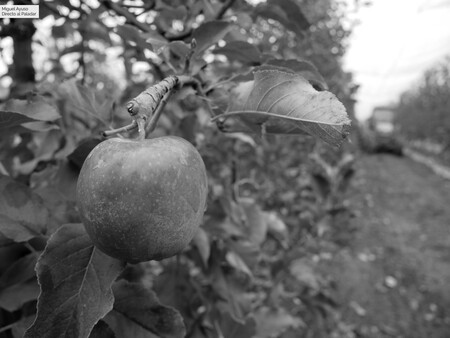
#> input picture expediente/evidencia_1.png, 450 x 338 px
$ python Mision1.py
#> lines starting #> are read from the running program, lines starting #| are printed output that depends on the picture
import cv2
import numpy as np

img = cv2.imread('./expediente/evidencia_1.png', cv2.IMREAD_GRAYSCALE)
#> img is the input picture: shape (338, 450); min 0, max 255, mean 107

lsb_imagen = cv2.bitwise_and(img, 1)
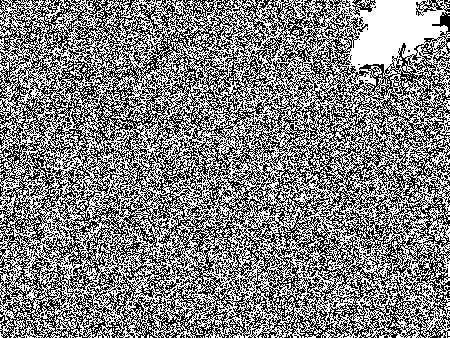
#> lsb_imagen: shape (338, 450); values 0 (black) and 1 (white), 51.2% white; black in thin lines or dots

mensaje_extraido = ''
byte_actual = ""

for bit in lsb_imagen.flatten():
    byte_actual += str(bit)
    if len(byte_actual) == 8:
        caracter = chr(int(byte_actual, 2))
        mensaje_extraido += caracter
        byte_actual = ""

        if mensaje_extraido.endswith("###FIN###"):
            break
#> this loop made 280 passes
#> (bit, caracter, mensaje_extraido) on passes 8, 16, 24, 32, 40, 48, 56: (1, 'O', 'O'), (0, 'P', 'OP'), (1, 'E', 'OPE'), (0, 'R', 'OPER'), (1, 'A', 'OPERA'), (1, 'C', 'OPERAC'), (1, 'I', 'OPERACI')
#> (caracter, mensaje_extraido) on passes 64, 72, 80, 88, 96, 104: ('O', 'OPERACIO'), ('N', 'OPERACION'), ('_', 'OPERACION_'), ('L', 'OPERACION_L'), ('E', 'OPERACION_LE'), ('C', 'OPERACION_LEC')

print("Mensaje extraído:", mensaje_extraido)
#| Mensaje extraído: OPERACION_LECHUZA_APROBADA###FIN###

$ run again, with expediente/evidencia_3_prueba.png copied over expediente/evidencia_1.png
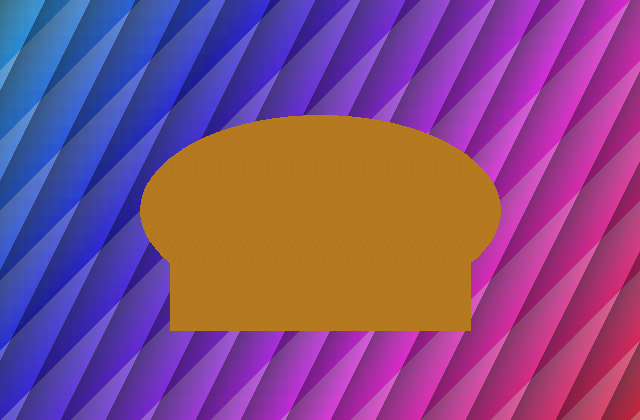
#> input picture expediente/evidencia_3_prueba.png, 640 x 420 px
#> `img = cv2.imread('./expediente/evidencia_1.png', cv2.IMREAD_GRAYSCALE)`:
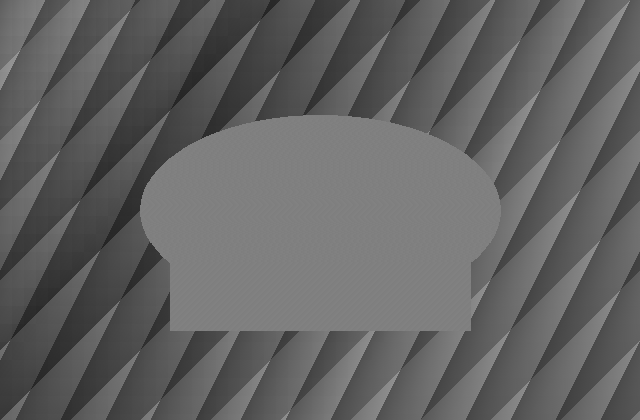
#> img: shape (420, 640); min 35, max 151, mean 98.4
#> `lsb_imagen = cv2.bitwise_and(img, 1)`:
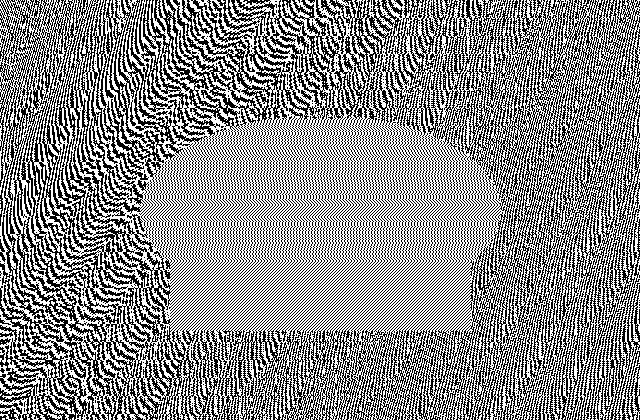
#> lsb_imagen: shape (420, 640); values 0 (black) and 1 (white), 54% white; black in thin lines or dots
#> the loop `for bit in lsb_imagen.flatten():` made 268800 passes
#> (bit, caracter, mensaje_extraido) on passes 8, 16, 24, 32, 40: (0, 'Z', 'Z'), (1, '¥', 'Z¥'), (1, 'U', 'Z¥U'), (0, '\\', 'Z¥U\\'), (0, '¦', 'Z¥U\\¦')
#> after the loop `for bit in lsb_imagen.flatten():`: caracter = '2'
#> (printed output is left out)
